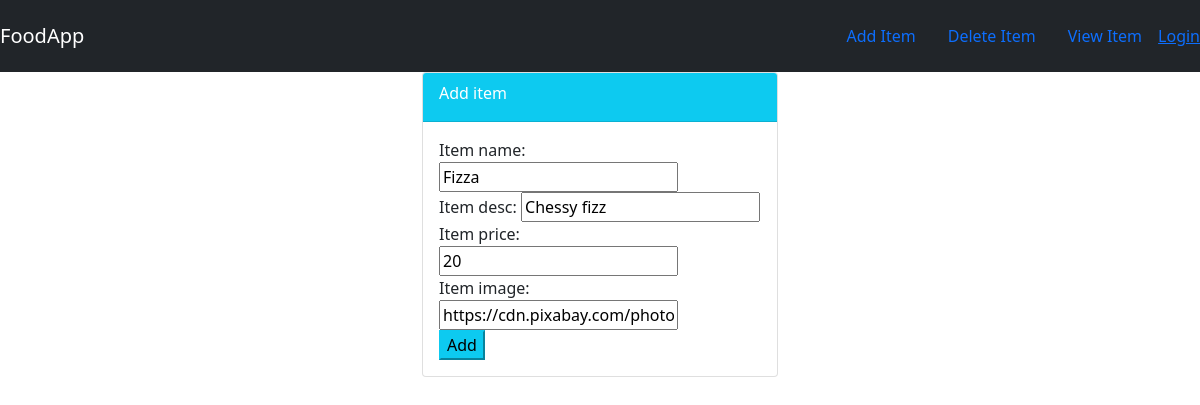
The page /food/update/1 on the database as committed earlier.
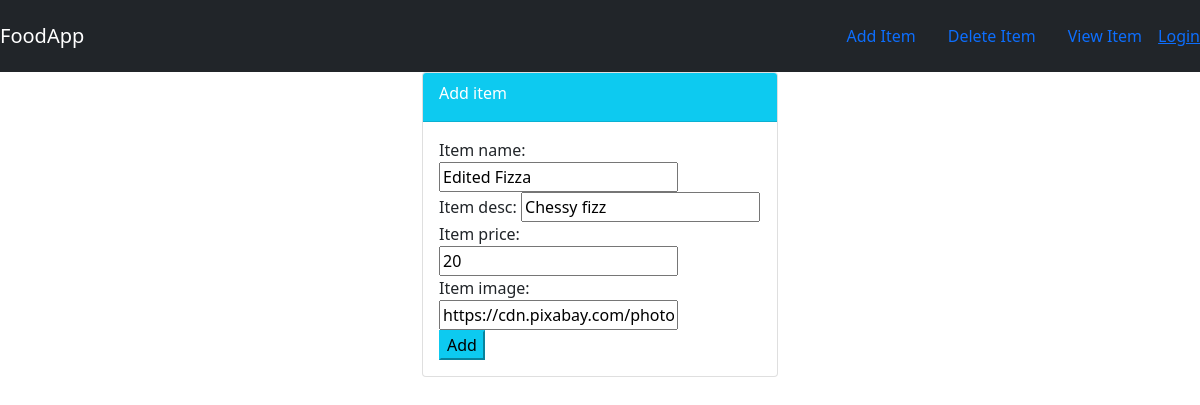
The same page on the database as committed later.
### foodApp/models.py (models this page shows, shortened)
class Item(models.Model):
    user_name = models.ForeignKey(User,on_delete=models.CASCADE,default=1)
    item_name = models.CharField(max_length=200)
    item_desc = models.CharField(max_length=200)
    item_price = models.IntegerField()
    item_image = models.CharField(max_length=500,default = "https://www.thefuzzyduck.co.uk/wp-content/uploads/2024/05/image-coming-soon-placeholder-01-660x660.png")

### foodApp/views.py (the view)
# urls.py: path('update/<int:id>',views.update_item,name="update_item"),
def update_item(request,id):
    item = Item.objects.get(id=id)
    form = ItemForm(request.POST or None, instance = item)
    if form.is_valid():
        form.save()
        return redirect('foodApp:index')
    return render(request,'foodApp/item-form.html',{'form':form,'item':item})

### foodApp/forms.py
class ItemForm(forms.ModelForm):
    class Meta:
        model = Item
        fields = ['item_name','item_desc','item_price','item_image']

### foodApp/templates/foodApp/item-form.html (shortened to what this page needs)
{% extends 'foodApp/base.html' %}
{% block content %}
<div class="container">
    <div class="row">
        <div class="col-md-4 offset-md-4">
            <div class="card">
                <div class="card-header text-white bg-info">
                    <div class="card-title">
                        Add item
                    </div>
                </div>
                <div class="card-body">
                    <form method="POST">
                        {{form}}
                        <button class="btn-info" type="submit">Add</button>
                    </form>
                </div>
            </div>
        </div>
    </div>
</div>
{% endblock content %}

### foodApp/templates/foodApp/base.html (shortened to what this page needs)
{% load static %}
<!DOCTYPE html>
<html lang="en">
<head>
    <link href="https://cdn.jsdelivr.net/npm/bootstrap@5.0.2/dist/css/bootstrap.min.css" rel="stylesheet"
>
</head>
<body>
    <nav class="navbar navbar-dark bg-dark">
        <a href="#" class="navbar-brand">FoodApp</a>
        <div class="navbar">
            <a class="nav-item nav-link" href="{% url 'foodApp:create_item' %}">Add Item</a>
            <a class="nav-item nav-link" href="#">Delete Item</a>
            <a class="nav-item nav-link" href="#">View Item</a>
            {% if user.is_authenticated %}
                <a href="{% url 'logout' %}">Logout</a>
                <a href="{% url 'profile' %}">/Profile</a>
            {% else %}
                <a href="{% url 'login' %}">Login</a>
            {% endif %}
        </div>
    </nav>
    {% block content %}
    {% endblock content %}
</body>
</html>

Rows that differ between the two databases and show on the page:
changed Item "Chessy fizz": item_name "Fizza" → "Edited Fizza"
